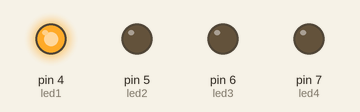
A sketch run on a simulated Arduino Uno, built with avr-gcc and run on an emulated ATmega328P. On the bench: output pins drawn as LEDs (lit = HIGH).

Above: at 0.5 s.
At 2.5 s:
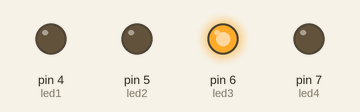
At 4.2 s:
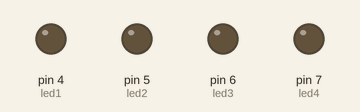
At 5.0 s:
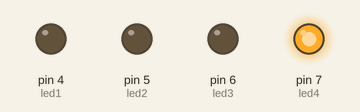
At 10.0 s:
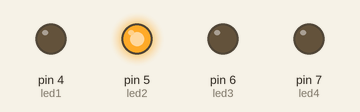
Timing chart, 0 to 11.1 s (numbered marks = the images above):
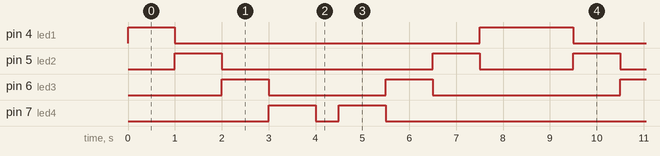

The sketch:

sheet12.ino
```cpp
int led1=4;
int led2=5;
int led3=6;
int led4=7;


void setup() {
  // put your setup code here, to run once:
pinMode (led1,OUTPUT);
pinMode (led2,OUTPUT);
pinMode (led3,OUTPUT);
pinMode (led4,OUTPUT);
}

void loop() {
  // put your main code here, to run repeatedly:
digitalWrite (led1,HIGH);
digitalWrite (led2,LOW);
digitalWrite (led3,LOW);
digitalWrite (led4,LOW);
delay(1000);
digitalWrite (led1,LOW);
digitalWrite (led2,HIGH);
digitalWrite (led3,LOW);
digitalWrite (led4,LOW);
delay(1000);
digitalWrite (led1,LOW);
digitalWrite (led2,LOW);
digitalWrite (led3,HIGH);
digitalWrite (led4,LOW);
delay(1000);
digitalWrite (led1,LOW);
digitalWrite (led2,LOW);
digitalWrite (led3,LOW);
digitalWrite (led4,HIGH);
delay(1000);
digitalWrite (led1,LOW);
digitalWrite (led2,LOW);
digitalWrite (led3,LOW);
digitalWrite (led4,LOW);
delay(500);

digitalWrite (led1,LOW);
digitalWrite (led2,LOW);
digitalWrite (led3,LOW);
digitalWrite (led4,HIGH);
delay(1000);
digitalWrite (led1,LOW);
digitalWrite (led2,LOW);
digitalWrite (led3,HIGH);
digitalWrite (led4,LOW);
delay(1000);
digitalWrite (led1,LOW);
digitalWrite (led2,HIGH);
digitalWrite (led3,LOW);
digitalWrite (led4,LOW);
delay(1000);
digitalWrite (led1,HIGH);
digitalWrite (led2,LOW);
digitalWrite (led3,LOW);
digitalWrite (led4,LOW);
delay(1000);
}
```

Measured:
- by itself, pin 4 (led1): repeats every 8.5 s: LOW 6.5 s, HIGH 2.0 s
- by itself, pin 5 (led2): repeats every 8.5 s: LOW 4.5 s, HIGH 1.0 s, LOW 2.0 s, HIGH 1.0 s
- by itself, pin 6 (led3): repeats every 8.5 s: LOW 2.5 s, HIGH 1.0 s, LOW 4.0 s, HIGH 1.0 s
- by itself, pin 7 (led4): repeats every 8.5 s: LOW 0.50 s, HIGH 1.0 s, LOW 6.0 s, HIGH 1.0 s
